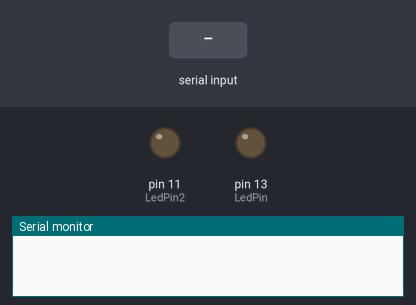
This sketch was run on a simulated Arduino Uno, built with avr-gcc and run on an emulated ATmega328P. Shown: output pins drawn as LEDs (lit = HIGH), the last lines printed to the serial monitor. The inputs (shaded band) are chosen by the test bench.

Above: at 1.2 s.
1.3 s: "1" received over Serial
At 2.2 s:
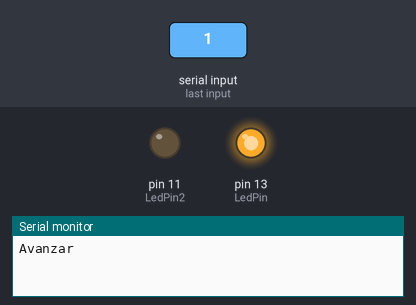
2.8 s: "2" received over Serial
At 3.4 s:
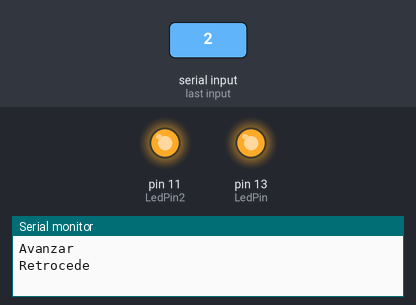
4.3 s: "1" received over Serial
At 5.7 s:
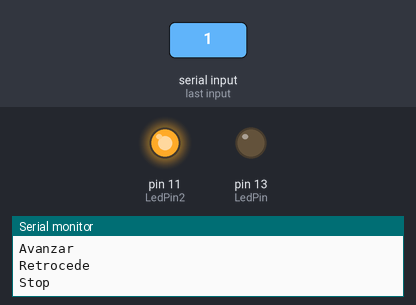
Timing chart, 0 to 7.3 s (numbered marks = the images above; inputs shaded):
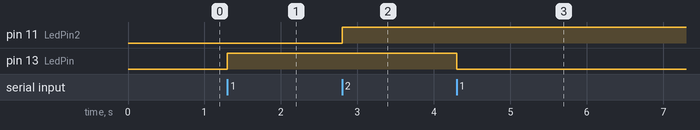

The sketch:

Estructura_de_casos_teclado_compu.ino
```cpp
 const int LedPin = 13;
const int LedPin2=11;

int sen1=1;
int sen2=1;


void setup()
 {
  Serial.begin(9600);
  pinMode(LedPin, OUTPUT);
  pinMode(LedPin2,OUTPUT);

 }

 void loop() {
   char dato;
   char* mensaje;

   if (Serial.available()) {

     dato=Serial.read();
     switch(dato) {

       case '1':
         if(sen1==1)
         {
           digitalWrite(LedPin, HIGH);
           mensaje="Avanzar";
           sen1=0;
         }
         else
         {
           digitalWrite(LedPin, LOW);
           mensaje="Stop";
           sen1=1;
         }
         break;

       case '2':
         if(sen2==1)
         {
           digitalWrite(LedPin2, HIGH);
           mensaje="Retrocede";
           sen2=0;
         }
         else
         {
           digitalWrite(LedPin2, LOW);
           mensaje="Stop";
           sen2=1;
         }
         break;

     } // cierra la estructura de casos

     Serial.println(mensaje);
   }// cierra if Serial.available

 }// cierra loop
```

Measured:
- after the input at 1.3 s, pin 13 (LedPin): LOW → HIGH at once
- after the input at 2.8 s, pin 11 (LedPin2): LOW → HIGH at once
- after the input at 4.3 s, pin 13 (LedPin): HIGH → LOW at once
